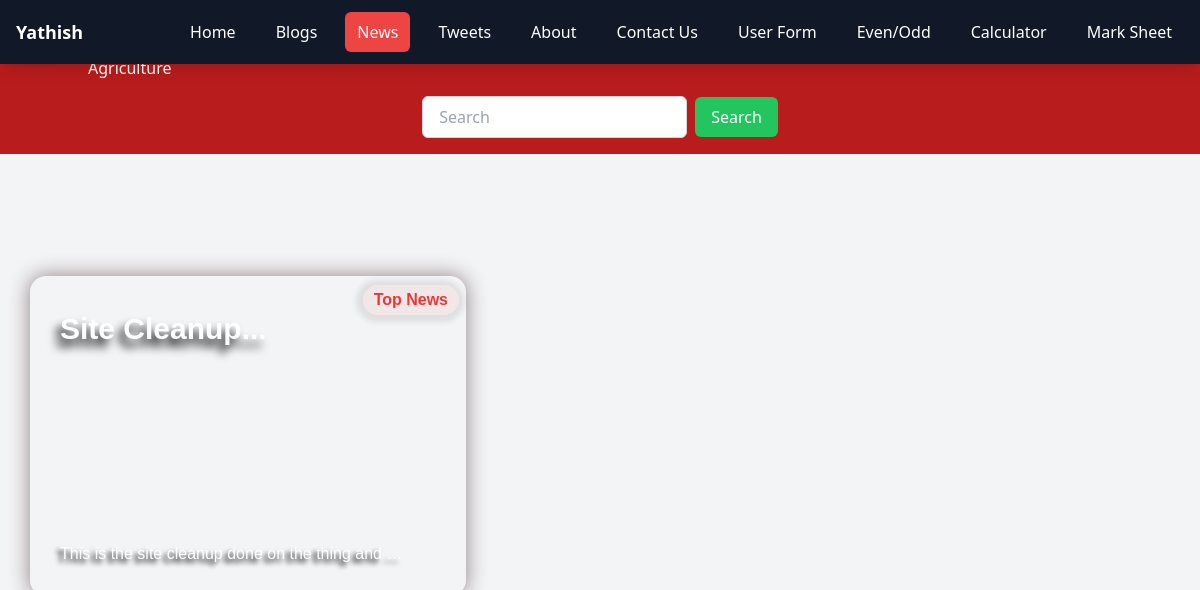
Page /news/ on the committed database.
### news/models.py (models this page shows)
class News(models.Model):
    news_title = models.CharField(max_length=100)
    news_description = HTMLField()
    news_category = models.CharField(max_length=20)
    news_image = models.ImageField(upload_to='news/',max_length=250,null=True,default=None)
    news_slug = AutoSlugField(populate_from='news_title',unique=True,null=True,default=None)

### dynamic/views.py (the view)
# urls.py: path("news/", views.news),
def news(request):
    data = {
        'user':'Yathish',
        'title':'News'
    }
    newsdata = News.objects.all().order_by('-id')
    if request.method == "GET":
        st = request.GET.get('searchkey')
        if st !=None:
            newsdata = News.objects.filter(Q(news_title__icontains=st) | Q(news_description__icontains=st))
    data['newsdata']=newsdata
    return render(request,'news.html',data)

### templates/news.html (shortened to what this page needs)
{% include "newsheader.html" %}
{% load static %}
<link rel="stylesheet" href="{% static 'css/news.css' %}">
<div class="news-body">
{% for news in newsdata %}
<a href="content/{{news.news_slug}}">
<div class="news-container">
    <div class="news-title">{{news.news_title |  truncatewords:8}}...</div>
    {% if news.news_category == "Top News" %}
    <a href="/news/topnews"><div class="news-category">{{news.news_category}}</div></a>
    {% elif news.news_category == "Business" %}
    <a href="/news/business"><div class="news-category">{{news.news_category}}</div></a>
    {% elif news.news_category == "Technology" %}
    <a href="/news/technology"><div class="news-category">{{news.news_category}}</div></a>
    {% elif news.news_category == "Sports" %}
    <a href="/news/sports"><div class="news-category">{{news.news_category}}</div></a>
    {% elif news.news_category == "Entertainment" %}
    <a href="/news/entertainment"><div class="news-category">{{news.news_category}}</div></a>
    {% elif news.news_category == "Health" %}
    <a href="/news/health"><div class="news-category">{{news.news_category}}</div></a>
    {% elif news.news_category == "Science" %}
    <a href="/news/science"><div class="news-category">{{news.news_category}}</div></a>
    {% elif news.news_category == "Politics" %}
    <a href="/news/politics"><div class="news-category">{{news.news_category}}</div></a>
    {% elif news.news_category == "Education" %}
    <a href="/news/education"><div class="news-category">{{news.news_category}}</div></a>
    {% elif news.news_category == "Automobiles" %}
    <a href="/news/automobiles"><div class="news-category">{{news.news_category}}</div></a>
    {% elif news.news_category == "Lifestyle" %}
    <a href="/news/lifestyle"><div class="news-category">{{news.news_category}}</div></a>
    {% elif news.news_category == "Crime" %}
    <a href="/news/crime"><div class="news-category">{{news.news_category}}</div></a>
    {% elif news.news_category == "Agriculture" %}
    <a href="/news/agriculture"><div class="news-category">{{news.news_category}}</div></a>
    {% endif %}
    <div class="news-description">{{news.news_description | truncatewords:10}}</div>
    </a>
</div>
{% empty %}
<div class="alert alert-danger" role="alert">
    No Result Found
</div>
{% endfor %}

### static/css/news.css (style rules this page uses)
* { margin: 0; }
.news-body { margin-top:122px; }
.news-container { width: 436px; height: 320px; margin: 30px; position: relative; border-radius: 16px; box-shadow: 0px 0px 20px 1px #968b8b; }
.news-title { color:white; font-family: Verdana, Geneva, Tahoma, sans-serif; font-weight: bold; font-size: 30px; margin:10px; padding:20px; position:absolute; top:0; text-shadow: -5px 8px 10px black; }
.news-description { color:white; font-family: sans-serif; margin: 10px; padding:20px ; position:absolute; bottom:0; text-shadow: -4px 4px 5px black; }
.news-category { color: rgb(237, 33, 33); font-family: sans-serif; font-weight: 800; background-color: rgb(240 223 223 / 70%); opacity: 90%; min-width: 0%; height: auto; display: flex; justify-content: center; align-items: center; border-radius: 25px; position: absolute; right: 7px; top: 9px; backdrop-filter: blur(3px); box-shadow: -1px 1px 6px 6px rgba(0, 0, 0, 0.1); padding: 3px 11px; transition: 0.2s ease-in; white-space: nowrap; }

### rows in the picture
News: news_title "Site Cleanup", news_category "Top News", news_description "This is the site cleanup done on the thing and …"

### other values in the picture
{{ user }} "Yathish"
